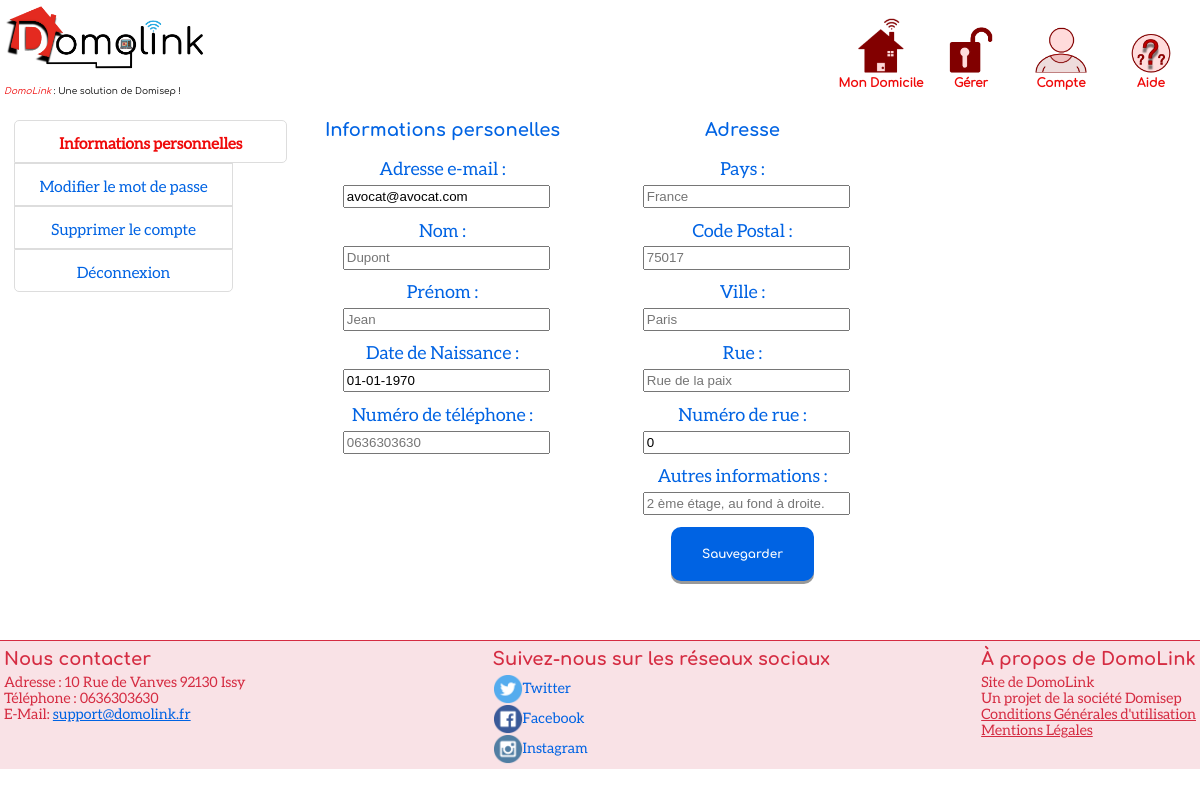
Screenshot of /compte.php?action=infos (signed in) with the database file from the repository.
### tables this page shows
CREATE TABLE `Utilisateurs` (
  `id` int(11) NOT NULL,
  `nom` varchar(30) DEFAULT NULL,
  `prenom` varchar(30) DEFAULT NULL,
  `mail` varchar(50) DEFAULT NULL,
  `mdp` varchar(500) DEFAULT NULL,
  `type` int(11) NOT NULL DEFAULT '0',
  `telephone` varchar(10) DEFAULT NULL,
  `naissance` date DEFAULT NULL,
  `postal` int(8) DEFAULT NULL,
  `ville` varchar(40) DEFAULT NULL,
  `pays` varchar(30) DEFAULT NULL,
  `rue` varchar(100) DEFAULT NULL,
  `numeroRue` int(11) DEFAULT '0',
  `autres` varchar(255) DEFAULT NULL,
  `cMAC` int(11) DEFAULT NULL
);

### phpRessources/fonctions.php (called while the page is built, shortened)
<?php
class Database
  {
    static $instance = null;
    static function init()
    {
        if (self::$instance == null) {
        	try {
            	self::$instance = new PDO('mysql:host=localhost;dbname=Domolink;charset=utf8', 'root', 'alpine');
            } catch (Exception $e) {
    			echo "<script>alert('Impossible de se connecter à la base de donnée !{$e->getMessage()}');</script>";
    			echo "La base de donnée est inaccessible :(, reconnectez vous dans quelques temps.";
    			self::$instance = null;
    		}
    	}
    }
    static function execute($command, $array = null)
    {
    	if (gettype($command) != "string" || ($array != null && gettype($array) != "array")) {
    		return null;
    	}
    	else {
    		try {
    			if ($array == null)
    				$req = self::$instance->query($command);
    			else
    				$req = self::$instance->prepare($command);
   				$req->execute($array);
    			return $req;
    		} catch (Exception $e){
    			echo "<script>alert('Impossible de se connecter à la base de donnée !');</script>";
    			return null;
    		}
    	}
    }
  }
  function humanDateFormat($date) {
    if (date('H:i', strtotime($date)) == "00:00")
        return date('d-m-Y', strtotime($date));
    else
        return date('H:i d-m-Y', strtotime($date));
  }

### compte.php (the view, shortened to what this page needs)
<!DOCTYPE html>
<head>
    <link rel="stylesheet" href="css/cssGeneral.css">
    <link rel="stylesheet" href="css/header.css">
    <link rel="stylesheet" href="css/footer.css">
    <link rel="stylesheet" href="css/compte.css">
</head>
<?php
include("header.php");
$req = Database::execute('SELECT naissance,nom,prenom,pays,mail,mdp,ville,telephone,postal,rue,numeroRue,autres FROM Utilisateurs WHERE id=:id', Array('id' => $_SESSION['id']));
$donnees = $req->fetch();
?>
<form autocomplete='off' name="infoForm" id="infoForm" action="compte.php?action=<?php echo $_GET['action']; ?>" method='POST'>
    <div class="accountWrapper">
        <div class="menu">
            <?php
            $actionsList = Array('infos' => 'Informations personnelles', 'changeMDP' => 'Modifier le mot de passe', 'delete' => 'Supprimer le compte', 'logout' => 'Déconnexion');
            foreach ($actionsList as $key => $value) {
                if (!empty($_GET['action']) && $_GET["action"] == $key)
                    echo "<a class='active' href='?action={$key}'>{$value}</a>";
                else
                    echo "<a href='?action={$key}'>{$value}</a>";
            }
            ?>
        </div>
        <?php if ($_GET["action"] == "infos"): ?>
            <div class="leftWrapper">
                <div class='title'>Informations personelles</div>
                <br>
                <div class="title2">Adresse e-mail :</div>
                <br>
                <input type='text' name='mail' id="mail" maxlength='50' placeholder="jean.dupont@gmail.com"
                       value=<?php echo "'" . $donnees['mail'] . "'"; ?>/><br>
                <div class="title2">Nom :</div>
                <br>
                <input type='text' name='nom' maxlength='15' placeholder="Dupont"
                       value=<?php echo "'" . $donnees['nom'] . "'"; ?>/><br>
                <div class="title2">Prénom :</div>
                <br>
                <input type='text' name='prenom' maxlength='15' placeholder="Jean"
                       value=<?php echo "'" . $donnees['prenom'] . "'"; ?>/><br>
                <label class="title2">Date de Naissance :</label><br>
                <input type='text' name='naissance' maxlength='10' placeholder="28-09-1993"
                       id="naissance" value=<?php echo "'" . humanDateFormat($donnees['naissance']) . "'"; ?>/><br>
                <label class="title2">Numéro de téléphone :</label><br>
                <input type='text' name='telephone' maxlength='10' placeholder="0636303630" id="champTel"
                       value=<?php echo "'" . $donnees['telephone'] . "'"; ?>/><br>
            </div>
            <div class="midWrapper">
                <div class='title'>Adresse</div>
                <br>
                <label class="title2">Pays :</label><br>
                <input type='text' name='pays' maxlength='15' placeholder="France"
                       value=<?php echo "'" . $donnees['pays'] . "'"; ?>/><br>
                <label class="title2">Code Postal :</label><br>
                <input type='text' name='postal' maxlength='5' placeholder="75017" id="champPostal"
                       value=<?php echo "'" . $donnees['postal'] . "'"; ?>/><br>
                <label class="title2">Ville :</label><br>
                <input type='text' name='ville' maxlength='15' placeholder="Paris"
                       value=<?php echo "'" . $donnees['ville'] . "'"; ?>/><br>
                <label class="title2">Rue :</label><br>
                <input type='text' name='rue' maxlength='120' placeholder="Rue de la paix"
                       value=<?php echo "'" . $donnees['rue'] . "'"; ?>/><br>
                <label class="title2">Numéro de rue :</label><br>
                <input type='text' name='numeroRue' maxlength='6' placeholder="15" id="champRue"
                       value=<?php echo "'" . $donnees['numeroRue'] . "'"; ?>/><br>
                <label class="title2">Autres informations :</label><br>
                <input type='text' name='autres' maxlength='100' placeholder="2 ème étage, au fond à droite."
                       value=<?php echo "'" . $donnees['autres'] . "'"; ?>/><br>
                <input class='button blueButton' type='submit' name="infoSubmit" id="infoSubmit"
                       value='Sauvegarder'>
            </div>
        <?php endif; ?>
        <div class="rightWrapper">
        </div>
    </div>
</form>
<?php include("footer.php"); ?>

### header.php (shortened to what this page needs)
<?php
include("phpRessources/fonctions.php");
if (empty($_SESSION['id']) && (!(strpos($_SERVER['REQUEST_URI'],"connexion.php"))&&!(strpos($_SERVER['REQUEST_URI'],"oublie.php")))) {
    header("Location: connexion.php");
    die();
} else {
    $req2 = Database::execute('SELECT nom,societe,telephone,slogan,adresse,mail,facebook,twitter,instagram FROM Administration', null);
    $donneesAdmin = $req2->fetch();
}
?>
<body>
<header>
    <div class="topIcon">
        <a href="/dashBoard.php?piece=VueGenerale">
            <img draggable="false" src="/ressources/Logo.png" alt="DomoLink" width=200vw/>
        </a>
        <div class="slogan"><br><em class="slogan compagnie"><?php echo $donneesAdmin['nom']; ?></em>
            : <?php echo $donneesAdmin['slogan']; ?></div>
    </div>
    <?php if ($_SERVER['PHP_SELF'] != "/connexion.php"): ?>
        <div class="topMenu">
            <div class="menuItem">
                <a href="/dashBoard.php?piece=VueGenerale"><img draggable="false" alt="Domicile Icône"
                                                               src="/ressources/accueil.png" width=60%/></a>
                <a href="/dashBoard.php?piece=VueGenerale" class="caption">Mon Domicile</a>
            </div>
            <?php if ($_SESSION['type'] != 0): ?>
                <div class="menuItem">
                    <a href="/administration.php"><img draggable="false" src="/ressources/administration.png"
                                                      alt="Administration Icône"
                                                      width=60%/></a>
                    <a href="/administration.php" class="caption">Gérer</a>
                </div>
            <?php endif; ?>
            <div class="menuItem">
                <a href="/compte.php?action=infos"><img draggable="false" src="/ressources/compte.png"
                                                       alt="Icône Compte" width=60%/></a>
                <a href="/compte.php?action=infos" class="caption">Compte</a>
            </div>
            <div class="menuItem">
                <a href="/aide/routers/router.php"><img draggable="false" src="/ressources/aide.png" alt="DomoLink" width=60%/></a>
                <a href="/aide/routers/router.php" class="caption">Aide</a>
            </div>
        </div>
    <?php endif; ?>
</header>
<div class="contenu">

### footer.php (shortened to what this page needs)
</div>
<footer>
    <div class="footer_location">
        <h3> Nous contacter </h3>
        Adresse : <?php echo $donneesAdmin['adresse']; ?><br>
        Téléphone : <?php echo $donneesAdmin['telephone']; ?><br>
        E-Mail: <a id="linkMail"
                   href="mailto:<?php echo $donneesAdmin['mail']; ?>"><?php echo $donneesAdmin['mail']; ?></a><br>
    </div>
    <div class="footer_reseaux">
        <h3> Suivez-nous sur les réseaux sociaux </h3>
        <a href=<?php echo $donneesAdmin['twitter']; ?>><img src="/ressources/Twitter.png" draggable="false" width="30vw"
                                                             alt="Twitte">Twitter</a><br>
        <a href=<?php echo $donneesAdmin['facebook']; ?>><img src="/ressources/Facebook.png" draggable="false" width="30vw"
                                                              alt="Facebo">Facebook</a><br>
        <a href=<?php echo $donneesAdmin['instagram']; ?>><img src="/ressources/Instagram.png" draggable="false" width="30vw"
                                                               alt="Instagr">Instagram</a>
    </div>
    <div class="footer_description">
        <h3>À propos de DomoLink</h3>
        Site de <?php echo $donneesAdmin['nom']; ?><br>
        Un projet de la société <?php echo $donneesAdmin['societe']; ?><br>
        <a id="cgu">Conditions Générales d'utilisation</a><br>
        <a id="mentions">Mentions Légales</a><br>
    </div>
</footer>

### css/cssGeneral.css (style rules this page uses)
body { margin : 0; min-height: 100%; position: relative; font-family: Aleo-Regular; }
.menu a { font-size : 1.3vw; text-align: center; color: #0063e3; float: left; width: 80%; text-decoration: none; transition: background-color .3s; border: 1px solid #ddd; padding : 14px 0 10px 0; }
.menu .active { border-bottom-right-radius: 5px; border-top-right-radius: 5px; color:#EF0A0A; font-weight:bold; width: 100%; }
.menu a:last-child { border-bottom-left-radius: 5px; border-bottom-right-radius: 5px; }
.menu a:first-child { border-top-left-radius: 5px; border-top-right-radius: 5px; }
.button { font-family: "Comfortaa-Bold", serif; border-radius: 10px; border: none; color: white; padding: 20px 4px; font-size: 1vw; cursor: pointer; box-shadow: 0 3px #999; background-color: #0063e3; }
input[type="text"] { line-height: 1.3; }
.title { font-family: "Comfortaa-Bold" , serif; color:#0063e3; text-align: center; font-size: 1.5vw; width:100%; }
.title2 { display: inline-block; width : 20%; color :#0063e3; font-size:1.5vw; }

### css/header.css (style rules this page uses)
body { min-height: 100%; }
.contenu { min-height:calc(80vh - 140px); padding-bottom: 20px; }
header { display : flex; margin-bottom:20px; padding: 4px; }
.topIcon { display: inline; float: left; }
.compagnie { color : #EF0A0A; }
.slogan { font-family: "Comfortaa-Regular" , serif; width : 100%; font-size: 9px; white-space: nowrap; overflow: hidden; }
.topMenu { display:flex; align-items:center; margin-left:auto; width : 360px; min-width : 120px; }
.menuItem { vertical-align: middle; width : 25%; display : table-cell; text-align:center; transform: translateY(5%); }
.caption { font-family: "Comfortaa-Regular", serif; display : block; font-weight:bold; color:#EF0A0A; font-size: 12px; cursor: pointer; text-decoration: none; }
.topIcon a { text-decoration: none; }

### css/footer.css (style rules this page uses)
footer { height:120px; border-top: 1px solid #D52C42; color: #D52C42; width: calc(100% - 8px); position: absolute; left: 0; padding: 4px; font-size: 1.2vw; display: grid; grid-template-columns: repeat(2, 1fr); grid-gap: 5px; background-color: rgba(213, 49, 79, 0.14); }
footer h3 { font-family: "Comfortaa-Bold", serif; font-weight: bold; margin-top: 4px; margin-bottom: 5px; font-size: 1.5vw; }
.footer_description { grid-column: 3; grid-row: 1; }
.footer_description a { color: #D52C42; cursor: pointer; text-decoration: underline; }
.footer_reseaux { grid-column: 2; grid-row: 1; }
.footer_reseaux a { color:#0063e3; text-decoration: none; }
.footer_reseaux img { vertical-align: middle; }
.footer_location { grid-column: 1; grid-row: 1; }
#linkMail { color :#0063e3; }

### css/compte.css (style rules this page uses)
input[type="text"], input[type="password"] { margin-bottom: 4%; width: 70%; margin-left: 15%; }
.title2 { width: 100%; text-align: center; margin-bottom: 2%; }
.accountWrapper { display: grid; grid-template-columns: repeat(4, calc(25% - 15px)); grid-gap: 15px; }
.menu { grid-column: 1; margin-left: 5%; grid-row: 1; }
.leftWrapper { grid-column: 2; }
.midWrapper { grid-column: 3; }
.rightWrapper { grid-column: 4; color: red; height: 80%; }
#infoSubmit { width:50%; margin-left:25%; }

### rows the page displays
utilisateurs: mail "avocat@avocat.com", naissance "01-01-1970", numeroRue "0"

### other values shown
$donneesAdmin['nom'] "DomoLink"
$donneesAdmin['slogan'] "Une solution de Domisep !"
$value "Informations personnelles"
$value "Modifier le mot de passe"
$value "Supprimer le compte"
$value "Déconnexion"
$donneesAdmin['adresse'] "10 Rue de Vanves 92130 Issy"
$donneesAdmin['telephone'] "0636303630"
$donneesAdmin['mail'] "support@domolink.fr"
$donneesAdmin['societe'] "Domisep"
